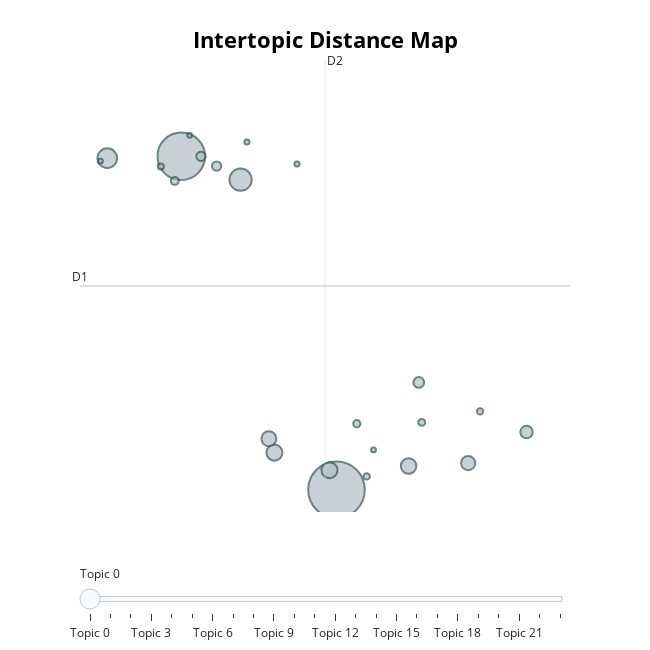

This figure's notebook cell:
### Code cell
visualize_topics1 = topic_model.visualize_topics()
#可视化结果保存至html中，可以动态显示信息
visualize_topics1.write_html('visualize_topics.html')
visualize_topics1

### Figure 1 — Plotly figure (JSON) as saved in the notebook; plotly's stock layout.template omitted (floating-point values rounded to 4 significant figures)
{"data": [{"customdata": [[0, "一个 | 有没有 | 故事 | 到底 | 小说", 1515], [1, "游戏 | 手机 | 比赛 | 评价 | 甄选", 1068], [2, "大学 | 留学 | 大学生 | 工作 | 考试", 234], [3, "中国 | 日本 | 美国 | 俄罗斯 | 西方", 182], [4, "女性 | 生活 | 农村 | 家庭 | 35", 122], [5, "荆州 | 说法 | 回答 | 看待 | 加油站", 121], [6, "好吃 | 小甜文 | 超级 | 食物 | 羊肉", 114], [7, "运动 | 人类 | 医院 | 患者 | 健身", 105], [8, "评价 | 客观 | 本书 | 吴千语 | 画师", 95], [9, "推荐 | 小说 | 有没有 | 古言 | 好看", 73], [10, "知道 | 事情 | 事是 | 黄褐斑 | 离谱", 54], [11, "越来越 | 现在 | 华晨 | 民宿 | 以色列", 41], [12, "体验 | 一种 | 开窍 | 游玩 | 工作", 41], [13, "发布 | 12 | 11 | 预告片 | 评价", 29], [14, "赚钱 | 副业 | 上班 | 挣钱 | 男朋友", 24], [15, "命苦 | 最毁 | 注释 | 崇洋媚外 | 瞠目结舌", 23], [16, "体制 | 领导 | 提拔 | 离职 | 表现", 19], [17, "一句 | 信息量 | 哪句 | 醍醐灌顶 | 一人之下", 19], [18, "最大 | 感受 | 一勺 | 吃掉 | 去过", 17], [19, "酒店 | 高端 | 体验 | 商务酒店 | 万豪", 12], [20, "托福 | 160km | 随身带 | 64m | 70km", 12], [21, "程度 | 达到 | 高到 | 十八九岁 | 极简", 11], [22, "国家 | 一个 | 俄罗斯 | 莫桑比克 | 泰国", 11], [23, "重要 | 觉得 | 颜值 | 爱情 | 那长", 11]], "hovertemplate": "<b>Topic %{customdata[0]}</b><br>%{customdata[1]}<br>Size: %{customdata[2]}", "legendgroup": "", "marker": {"color": "#B0BEC5", "line": {"color": "DarkSlateGrey", "width": 2}, "size": [1515, 1068, 234, 182, 122, 121, 114, 105, 95, 73, 54, 41, 41, 29, 24, 23, 19, 19, 17, 12, 12, 11, 11, 11], "sizemode": "area", "sizeref": 0.9469, "symbol": "circle"}, "mode": "markers", "name": "", "orientation": "v", "showlegend": false, "type": "scatter", "x": [1.029, -0.5742, 0.03885, -1.338, 0.3878, 0.9564, 1.774, 0.3308, 2.389, 2.992, 1.879, -0.2092, -0.3703, -0.6411, 1.239, 1.91, 1.341, 2.511, -0.7853, 0.6212, 0.1041, -0.4877, -1.409, 1.412], "xaxis": "x", "y": [4.378, 14.25, 13.55, 14.19, 5.479, 4.96, 5.082, 5.887, 5.166, 6.087, 7.554, 13.96, 14.24, 13.52, 6.335, 6.373, 4.775, 6.698, 13.94, 14.02, 14.67, 14.86, 14.1, 5.559], "yaxis": "y"}], "layout": {"annotations": [{"showarrow": false, "text": "D1", "x": -1.62, "y": 10.41, "yshift": 10}, {"showarrow": false, "text": "D2", "x": 0.9103, "xshift": 10, "y": 17.09}], "height": 650, "hoverlabel": {"bgcolor": "white", "font": {"family": "Rockwell", "size": 16}}, "legend": {"itemsizing": "constant", "tracegroupgap": 0}, "margin": {"t": 60}, "shapes": [{"line": {"color": "#CFD8DC", "width": 2}, "type": "line", "x0": 0.9103, "x1": 0.9103, "y0": 3.721, "y1": 17.09}, {"line": {"color": "#9E9E9E", "width": 2}, "type": "line", "x0": -1.62, "x1": 3.44, "y0": 10.41, "y1": 10.41}], "sliders": [{"active": 0, "pad": {"t": 50}, "steps": [{"args": [{"marker.color": [["red", "#B0BEC5", "#B0BEC5", "#B0BEC5", "#B0BEC5", "#B0BEC5", "#B0BEC5", "#B0BEC5", "#B0BEC5", "#B0BEC5", "#B0BEC5", "#B0BEC5", "#B0BEC5", "#B0BEC5", "#B0BEC5", "#B0BEC5", "#B0BEC5", "#B0BEC5", "#B0BEC5", "#B0BEC5", "#B0BEC5", "#B0BEC5", "#B0BEC5", "#B0BEC5"]]}], "label": "Topic 0", "method": "update"}, {"args": [{"marker.color": [["#B0BEC5", "red", "#B0BEC5", "#B0BEC5", "#B0BEC5", "#B0BEC5", "#B0BEC5", "#B0BEC5", "#B0BEC5", "#B0BEC5", "#B0BEC5", "#B0BEC5", "#B0BEC5", "#B0BEC5", "#B0BEC5", "#B0BEC5", "#B0BEC5", "#B0BEC5", "#B0BEC5", "#B0BEC5", "#B0BEC5", "#B0BEC5", "#B0BEC5", "#B0BEC5"]]}], "label": "Topic 1", "method": "update"}, {"args": [{"marker.color": [["#B0BEC5", "#B0BEC5", "red", "#B0BEC5", "#B0BEC5", "#B0BEC5", "#B0BEC5", "#B0BEC5", "#B0BEC5", "#B0BEC5", "#B0BEC5", "#B0BEC5", "#B0BEC5", "#B0BEC5", "#B0BEC5", "#B0BEC5", "#B0BEC5", "#B0BEC5", "#B0BEC5", "#B0BEC5", "#B0BEC5", "#B0BEC5", "#B0BEC5", "#B0BEC5"]]}], "label": "Topic 2", "method": "update"}, {"args": [{"marker.color": [["#B0BEC5", "#B0BEC5", "#B0BEC5", "red", "#B0BEC5", "#B0BEC5", "#B0BEC5", "#B0BEC5", "#B0BEC5", "#B0BEC5", "#B0BEC5", "#B0BEC5", "#B0BEC5", "#B0BEC5", "#B0BEC5", "#B0BEC5", "#B0BEC5", "#B0BEC5", "#B0BEC5", "#B0BEC5", "#B0BEC5", "#B0BEC5", "#B0BEC5", "#B0BEC5"]]}], "label": "Topic 3", "method": "update"}, {"args": [{"marker.color": [["#B0BEC5", "#B0BEC5", "#B0BEC5", "#B0BEC5", "red", "#B0BEC5", "#B0BEC5", "#B0BEC5", "#B0BEC5", "#B0BEC5", "#B0BEC5", "#B0BEC5", "#B0BEC5", "#B0BEC5", "#B0BEC5", "#B0BEC5", "#B0BEC5", "#B0BEC5", "#B0BEC5", "#B0BEC5", "#B0BEC5", "#B0BEC5", "#B0BEC5", "#B0BEC5"]]}], "label": "Topic 4", "method": "update"}, {"args": [{"marker.color": [["#B0BEC5", "#B0BEC5", "#B0BEC5", "#B0BEC5", "#B0BEC5", "red", "#B0BEC5", "#B0BEC5", "#B0BEC5", "#B0BEC5", "#B0BEC5", "#B0BEC5", "#B0BEC5", "#B0BEC5", "#B0BEC5", "#B0BEC5", "#B0BEC5", "#B0BEC5", "#B0BEC5", "#B0BEC5", "#B0BEC5", "#B0BEC5", "#B0BEC5", "#B0BEC5"]]}], "label": "Topic 5", "method": "update"}, {"args": [{"marker.color": [["#B0BEC5", "#B0BEC5", "#B0BEC5", "#B0BEC5", "#B0BEC5", "#B0BEC5", "red", "#B0BEC5", "#B0BEC5", "#B0BEC5", "#B0BEC5", "#B0BEC5", "#B0BEC5", "#B0BEC5", "#B0BEC5", "#B0BEC5", "#B0BEC5", "#B0BEC5", "#B0BEC5", "#B0BEC5", "#B0BEC5", "#B0BEC5", "#B0BEC5", "#B0BEC5"]]}], "label": "Topic 6", "method": "update"}, {"args": [{"marker.color": [["#B0BEC5", "#B0BEC5", "#B0BEC5", "#B0BEC5", "#B0BEC5", "#B0BEC5", "#B0BEC5", "red", "#B0BEC5", "#B0BEC5", "#B0BEC5", "#B0BEC5", "#B0BEC5", "#B0BEC5", "#B0BEC5", "#B0BEC5", "#B0BEC5", "#B0BEC5", "#B0BEC5", "#B0BEC5", "#B0BEC5", "#B0BEC5", "#B0BEC5", "#B0BEC5"]]}], "label": "Topic 7", "method": "update"}, {"args": [{"marker.color": [["#B0BEC5", "#B0BEC5", "#B0BEC5", "#B0BEC5", "#B0BEC5", "#B0BEC5", "#B0BEC5", "#B0BEC5", "red", "#B0BEC5", "#B0BEC5", "#B0BEC5", "#B0BEC5", "#B0BEC5", "#B0BEC5", "#B0BEC5", "#B0BEC5", "#B0BEC5", "#B0BEC5", "#B0BEC5", "#B0BEC5", "#B0BEC5", "#B0BEC5", "#B0BEC5"]]}], "label": "Topic 8", "method": "update"}, {"args": [{"marker.color": [["#B0BEC5", "#B0BEC5", "#B0BEC5", "#B0BEC5", "#B0BEC5", "#B0BEC5", "#B0BEC5", "#B0BEC5", "#B0BEC5", "red", "#B0BEC5", "#B0BEC5", "#B0BEC5", "#B0BEC5", "#B0BEC5", "#B0BEC5", "#B0BEC5", "#B0BEC5", "#B0BEC5", "#B0BEC5", "#B0BEC5", "#B0BEC5", "#B0BEC5", "#B0BEC5"]]}], "label": "Topic 9", "method": "update"}, {"args": [{"marker.color": [["#B0BEC5", "#B0BEC5", "#B0BEC5", "#B0BEC5", "#B0BEC5", "#B0BEC5", "#B0BEC5", "#B0BEC5", "#B0BEC5", "#B0BEC5", "red", "#B0BEC5", "#B0BEC5", "#B0BEC5", "#B0BEC5", "#B0BEC5", "#B0BEC5", "#B0BEC5", "#B0BEC5", "#B0BEC5", "#B0BEC5", "#B0BEC5", "#B0BEC5", "#B0BEC5"]]}], "label": "Topic 10", "method": "update"}, {"args": [{"marker.color": [["#B0BEC5", "#B0BEC5", "#B0BEC5", "#B0BEC5", "#B0BEC5", "#B0BEC5", "#B0BEC5", "#B0BEC5", "#B0BEC5", "#B0BEC5", "#B0BEC5", "red", "#B0BEC5", "#B0BEC5", "#B0BEC5", "#B0BEC5", "#B0BEC5", "#B0BEC5", "#B0BEC5", "#B0BEC5", "#B0BEC5", "#B0BEC5", "#B0BEC5", "#B0BEC5"]]}], "label": "Topic 11", "method": "update"}, {"args": [{"marker.color": [["#B0BEC5", "#B0BEC5", "#B0BEC5", "#B0BEC5", "#B0BEC5", "#B0BEC5", "#B0BEC5", "#B0BEC5", "#B0BEC5", "#B0BEC5", "#B0BEC5", "#B0BEC5", "red", "#B0BEC5", "#B0BEC5", "#B0BEC5", "#B0BEC5", "#B0BEC5", "#B0BEC5", "#B0BEC5", "#B0BEC5", "#B0BEC5", "#B0BEC5", "#B0BEC5"]]}], "label": "Topic 12", "method": "update"}, {"args": [{"marker.color": [["#B0BEC5", "#B0BEC5", "#B0BEC5", "#B0BEC5", "#B0BEC5", "#B0BEC5", "#B0BEC5", "#B0BEC5", "#B0BEC5", "#B0BEC5", "#B0BEC5", "#B0BEC5", "#B0BEC5", "red", "#B0BEC5", "#B0BEC5", "#B0BEC5", "#B0BEC5", "#B0BEC5", "#B0BEC5", "#B0BEC5", "#B0BEC5", "#B0BEC5", "#B0BEC5"]]}], "label": "Topic 13", "method": "update"}, {"args": [{"marker.color": [["#B0BEC5", "#B0BEC5", "#B0BEC5", "#B0BEC5", "#B0BEC5", "#B0BEC5", "#B0BEC5", "#B0BEC5", "#B0BEC5", "#B0BEC5", "#B0BEC5", "#B0BEC5", "#B0BEC5", "#B0BEC5", "red", "#B0BEC5", "#B0BEC5", "#B0BEC5", "#B0BEC5", "#B0BEC5", "#B0BEC5", "#B0BEC5", "#B0BEC5", "#B0BEC5"]]}], "label": "Topic 14", "method": "update"}, {"args": [{"marker.color": [["#B0BEC5", "#B0BEC5", "#B0BEC5", "#B0BEC5", "#B0BEC5", "#B0BEC5", "#B0BEC5", "#B0BEC5", "#B0BEC5", "#B0BEC5", "#B0BEC5", "#B0BEC5", "#B0BEC5", "#B0BEC5", "#B0BEC5", "red", "#B0BEC5", "#B0BEC5", "#B0BEC5", "#B0BEC5", "#B0BEC5", "#B0BEC5", "#B0BEC5", "#B0BEC5"]]}], "label": "Topic 15", "method": "update"}, {"args": [{"marker.color": [["#B0BEC5", "#B0BEC5", "#B0BEC5", "#B0BEC5", "#B0BEC5", "#B0BEC5", "#B0BEC5", "#B0BEC5", "#B0BEC5", "#B0BEC5", "#B0BEC5", "#B0BEC5", "#B0BEC5", "#B0BEC5", "#B0BEC5", "#B0BEC5", "red", "#B0BEC5", "#B0BEC5", "#B0BEC5", "#B0BEC5", "#B0BEC5", "#B0BEC5", "#B0BEC5"]]}], "label": "Topic 16", "method": "update"}, {"args": [{"marker.color": [["#B0BEC5", "#B0BEC5", "#B0BEC5", "#B0BEC5", "#B0BEC5", "#B0BEC5", "#B0BEC5", "#B0BEC5", "#B0BEC5", "#B0BEC5", "#B0BEC5", "#B0BEC5", "#B0BEC5", "#B0BEC5", "#B0BEC5", "#B0BEC5", "#B0BEC5", "red", "#B0BEC5", "#B0BEC5", "#B0BEC5", "#B0BEC5", "#B0BEC5", "#B0BEC5"]]}], "label": "Topic 17", "method": "update"}, {"args": [{"marker.color": [["#B0BEC5", "#B0BEC5", "#B0BEC5", "#B0BEC5", "#B0BEC5", "#B0BEC5", "#B0BEC5", "#B0BEC5", "#B0BEC5", "#B0BEC5", "#B0BEC5", "#B0BEC5", "#B0BEC5", "#B0BEC5", "#B0BEC5", "#B0BEC5", "#B0BEC5", "#B0BEC5", "red", "#B0BEC5", "#B0BEC5", "#B0BEC5", "#B0BEC5", "#B0BEC5"]]}], "label": "Topic 18", "method": "update"}, {"args": [{"marker.color": [["#B0BEC5", "#B0BEC5", "#B0BEC5", "#B0BEC5", "#B0BEC5", "#B0BEC5", "#B0BEC5", "#B0BEC5", "#B0BEC5", "#B0BEC5", "#B0BEC5", "#B0BEC5", "#B0BEC5", "#B0BEC5", "#B0BEC5", "#B0BEC5", "#B0BEC5", "#B0BEC5", "#B0BEC5", "red", "#B0BEC5", "#B0BEC5", "#B0BEC5", "#B0BEC5"]]}], "label": "Topic 19", "method": "update"}, {"args": [{"marker.color": [["#B0BEC5", "#B0BEC5", "#B0BEC5", "#B0BEC5", "#B0BEC5", "#B0BEC5", "#B0BEC5", "#B0BEC5", "#B0BEC5", "#B0BEC5", "#B0BEC5", "#B0BEC5", "#B0BEC5", "#B0BEC5", "#B0BEC5", "#B0BEC5", "#B0BEC5", "#B0BEC5", "#B0BEC5", "#B0BEC5", "red", "#B0BEC5", "#B0BEC5", "#B0BEC5"]]}], "label": "Topic 20", "method": "update"}, {"args": [{"marker.color": [["#B0BEC5", "#B0BEC5", "#B0BEC5", "#B0BEC5", "#B0BEC5", "#B0BEC5", "#B0BEC5", "#B0BEC5", "#B0BEC5", "#B0BEC5", "#B0BEC5", "#B0BEC5", "#B0BEC5", "#B0BEC5", "#B0BEC5", "#B0BEC5", "#B0BEC5", "#B0BEC5", "#B0BEC5", "#B0BEC5", "#B0BEC5", "red", "#B0BEC5", "#B0BEC5"]]}], "label": "Topic 21", "method": "update"}, {"args": [{"marker.color": [["#B0BEC5", "#B0BEC5", "#B0BEC5", "#B0BEC5", "#B0BEC5", "#B0BEC5", "#B0BEC5", "#B0BEC5", "#B0BEC5", "#B0BEC5", "#B0BEC5", "#B0BEC5", "#B0BEC5", "#B0BEC5", "#B0BEC5", "#B0BEC5", "#B0BEC5", "#B0BEC5", "#B0BEC5", "#B0BEC5", "#B0BEC5", "#B0BEC5", "red", "#B0BEC5"]]}], "label": "Topic 22", "method": "update"}, {"args": [{"marker.color": [["#B0BEC5", "#B0BEC5", "#B0BEC5", "#B0BEC5", "#B0BEC5", "#B0BEC5", "#B0BEC5", "#B0BEC5", "#B0BEC5", "#B0BEC5", "#B0BEC5", "#B0BEC5", "#B0BEC5", "#B0BEC5", "#B0BEC5", "#B0BEC5", "#B0BEC5", "#B0BEC5", "#B0BEC5", "#B0BEC5", "#B0BEC5", "#B0BEC5", "#B0BEC5", "red"]]}], "label": "Topic 23", "method": "update"}]}], "title": {"font": {"color": "Black", "size": 22}, "text": "<b>Intertopic Distance Map</b>", "x": 0.5, "xanchor": "center", "y": 0.95, "yanchor": "top"}, "width": 650, "xaxis": {"anchor": "y", "domain": [0, 1], "range": [-1.62, 3.44], "title": {"text": ""}, "visible": false}, "yaxis": {"anchor": "x", "domain": [0, 1], "range": [3.721, 17.09], "title": {"text": ""}, "visible": false}}}
